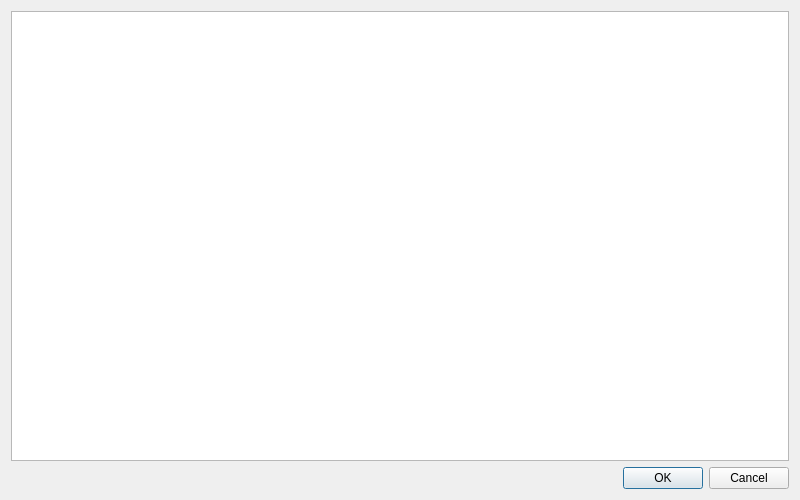
<?xml version="1.0" encoding="UTF-8"?>
<ui version="4.0">
 <class>SelectSubdirs</class>
 <widget class="QDialog" name="SelectSubdirs">
  <property name="geometry">
   <rect>
    <x>0</x>
    <y>0</y>
    <width>800</width>
    <height>500</height>
   </rect>
  </property>
  <property name="windowTitle">
   <string>选择你想添加的目录</string>
  </property>
  <layout class="QGridLayout" name="gridLayout">
   <item row="1" column="0">
    <widget class="QDialogButtonBox" name="confirmButton">
     <property name="orientation">
      <enum>Qt::Horizontal</enum>
     </property>
     <property name="standardButtons">
      <set>QDialogButtonBox::Cancel|QDialogButtonBox::Ok</set>
     </property>
    </widget>
   </item>
   <item row="0" column="0">
    <widget class="QListWidget" name="dirListWidget"/>
   </item>
  </layout>
 </widget>
 <resources/>
 <connections>
  <connection>
   <sender>confirmButton</sender>
   <signal>accepted()</signal>
   <receiver>SelectSubdirs</receiver>
   <slot>accept()</slot>
  </connection>
  <connection>
   <sender>confirmButton</sender>
   <signal>rejected()</signal>
   <receiver>SelectSubdirs</receiver>
   <slot>reject()</slot>
  </connection>
 </connections>
</ui>
